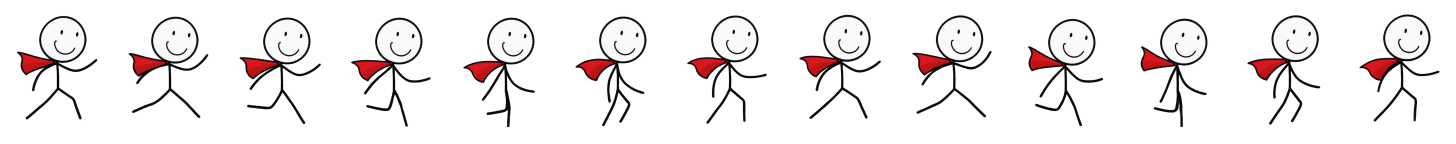
#> input picture assets/art/hero/animations/mc-run-v5b.pre-armfix.png, 4368 x 432 px, found by its file name (shown at 1/3 size)
$ python mc-run-v5b.armfix-seg.py
#> lines starting #> are read from the running program, lines starting #| are printed output that depends on the picture; after the words box and inside, x2 and y2 are one past the last pixel; in counts of white or black regions, pixels touching at a corner belong together
import numpy as np, json
from PIL import Image
from scipy import ndimage as ndi
SRC='/Users/tig/Desktop/tigran/SupaDude/assets/art/hero/animations/mc-run-v5b.pre-armfix.png'
im=np.array(Image.open(SRC).convert('RGBA')).astype(int)
W,H=336,432
info={}
vis=[]
for i in range(13):
    c=im[:,i*W:(i+1)*W]
    r,g,b,a=[c[...,k] for k in range(4)]
    dark=(a>60)&(r<110)&(g<110)&(b<110)
    red=(a>128)&(r>120)&(g<90)&(b<90)
    white=(a>128)&(r>200)&(g>200)&(b>200)
    lab,n=ndi.label(white); s=ndi.sum(white,lab,range(1,n+1)); head=lab==(np.argmax(s)+1)
    ys,xs=np.where(head); cx,cy=xs.mean(),ys.mean(); R=np.sqrt(head.sum()/np.pi)
    yy,xx=np.mgrid[0:H,0:W]
    headzone=(xx-cx)**2+(yy-cy)**2 <= (R+9)**2
    # torso x: median of dark pixels in column band below head
    hb=ys.max()
    tx=[]
    for y in range(hb+20,hb+70):
        xs_=np.where(dark[y,150:200])[0]+150
        if len(xs_): tx.append(np.median(xs_[(xs_>160)&(xs_<190)]) if ((xs_>160)&(xs_<190)).any() else np.nan)
    tx=np.nanmedian(tx)
    # hip: lowest row where torso band has a single narrow run continuing
    hip=None
    for y in range(hb+60,H):
        row=dark[y,int(tx)-15:int(tx)+16]
        if row.sum()>11: hip=y; break
    torso=(np.abs(xx-tx)<=5)&(yy>=hb-4)&(yy<=hip+2)
    capezone=ndi.binary_dilation(red,iterations=6)
    cand=dark&~headzone&~torso&~capezone
    lab,n=ndi.label(cand,structure=np.ones((3,3)))
    arms=np.zeros_like(cand)
    shoulder=(tx,hb+6)
    comps=[]
    for k in range(1,n+1):
        m=lab==k
        if m.sum()<40: continue
        ys_,xs_=np.where(m)
        d=np.min(np.hypot(xs_-shoulder[0],ys_-shoulder[1]))
        top=ys_.min()
        comps.append((k,m.sum(),round(float(d),1),int(top),int(ys_.max())))
        if d<35 and m.sum()<1400: arms|=m
    info[i]=dict(cx=float(cx),cy=float(cy),R=float(R),headBottom=int(hb),torsoX=float(tx),hip=int(hip),comps=comps)
    v=np.zeros((H,W,3),np.uint8)+255
    v[dark]=(0,0,0); v[red]=(230,150,150); v[arms]=(0,160,255); v[torso&dark]=(0,200,0)
    vis.append(v[150:330])
    np.save('/tmp/armfix/arms%d.npy'%i,arms)
#> this loop made 13 passes
#> (s, cx, cy, R, hb, shoulder) on passes 1 to 12: ([12308], 188, 117, 62.59, 181, (173.5, 187)), ([12307], 188, 119.4, 62.59, 183, (173.5, 189)), ([12289], 188, 121.8, 62.54, 186, (173, 192)), ([12292], 187.9, 122.2, 62.55, 186, (173.5, 192)), ([12299], 187.9, 122.2, 62.57, 186, (175, 192)), ([12278], 187.9, 118.9, 62.52, 183, (175, 189)), ([12289], 188, 115.7, 62.54, 179, (174, 185)), ([12257], 188.3, 113.6, 62.46, 177, (174, 183)), ([12287], 190.4, 115.4, 62.54, 179, (174.5, 185)), ([12251], 191, 125.7, 62.45, 189, (173, 195)), ([12256], 191, 125.2, 62.46, 189, (174.5, 195)), ([12245], 189, 115.1, 62.43, 179, (174.5, 185))
#> pass 1, `r,g,b,a=[c[...,k] for k in range(4)]`:
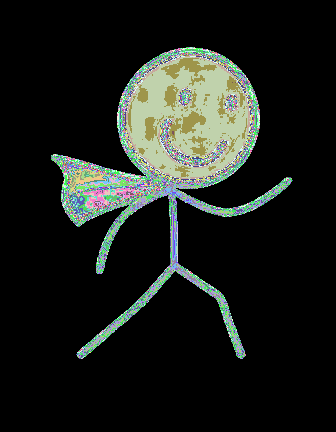
#> r: shape (432, 336) int64; 256 distinct labels, from 0 to 255; one colour per label, 0 black
#> pass 1, `r,g,b,a=[c[...,k] for k in range(4)]`:
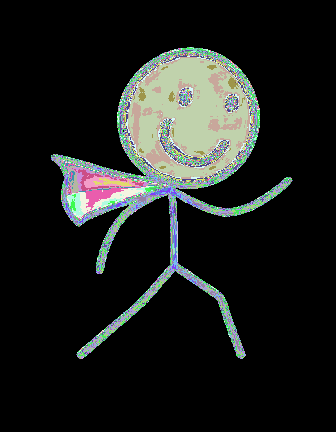
#> g: shape (432, 336) int64; 252 distinct labels, from 0 to 255; one colour per label, 0 black
#> pass 1, `r,g,b,a=[c[...,k] for k in range(4)]`:
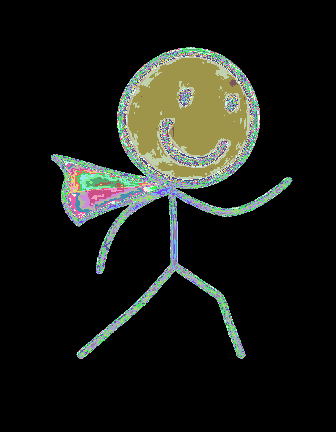
#> b: shape (432, 336) int64; 251 distinct labels, from 0 to 255; one colour per label, 0 black
#> after the loop:
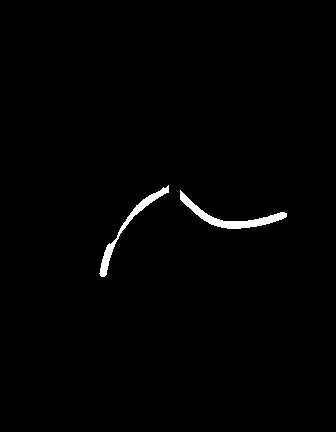
#> arms: shape (432, 336) bool; 1.1% white; 2 white regions, box (x1, y1, x2, y2) and area: (180, 190, 287, 229) 858, (99, 185, 169, 277) 670
#> after the loop: cand: shape (432, 336) bool; 2.4% white; 29 white regions (25 under 20 px), largest, box (x1, y1, x2, y2) and area: (89, 263, 219, 365) 1911, (180, 190, 287, 229) 858, (99, 185, 169, 277) 670, (46, 194, 57, 205) 51
#> after the loop: head: shape (432, 336) bool; 8.4% white; 1 white region, box (x1, y1, x2, y2) and area: (124, 50, 253, 177) 12225
#> after the loop: m: shape (432, 336) bool; 1.3% white; 1 white region, box (x1, y1, x2, y2) and area: (89, 263, 219, 365) 1911
#> after the loop: red: shape (432, 336) bool; 2.1% white; 2 white regions (1 under 20 px), largest, box (x1, y1, x2, y2) and area: (58, 178, 160, 238) 3011
#> after the loop:
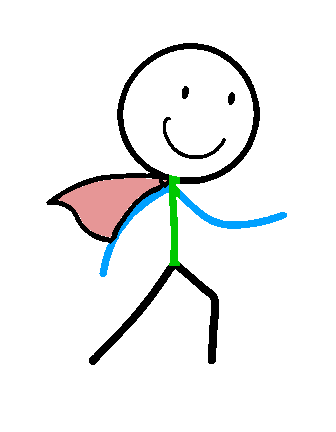
#> v: shape (432, 336, 3); mean R, G, B 239.4, 240.5, 240.4
#> after the loop, info = 13 items; vis = 13 items
print(json.dumps(info,default=int))
#> (printed output is left out)
row1=np.concatenate(vis[:7],1); row2=np.concatenate(vis[7:]+[np.full_like(vis[0],255)],1)
#> after `row2 = np.concatenate(vis[7:] + [np.full_like(vis[0], 255)], 1)`:
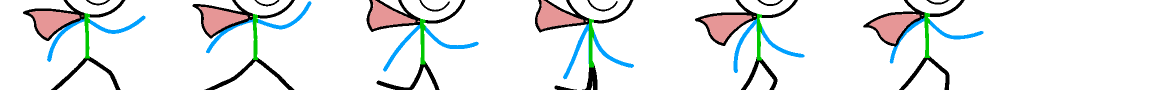
#> row2: shape (180, 2352, 3) (shown at 1/2 size); mean of channels 0, 1, 2 231.8, 234.6, 234.8; drawn as R, G, B
Image.fromarray(np.concatenate([row1,row2],0)).save('/tmp/armfix/seg.png')
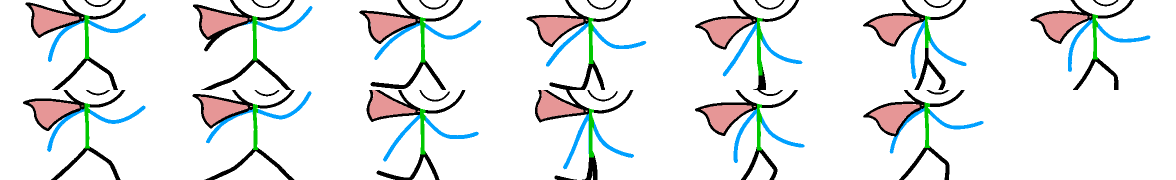
#> saved as seg.png: PIL image 2352x360 RGB (shown at 1/2 size); mean R, G, B 229.8, 232.7, 232.9
json.dump(info,open("/tmp/armfix/info.json","w"),default=int)
